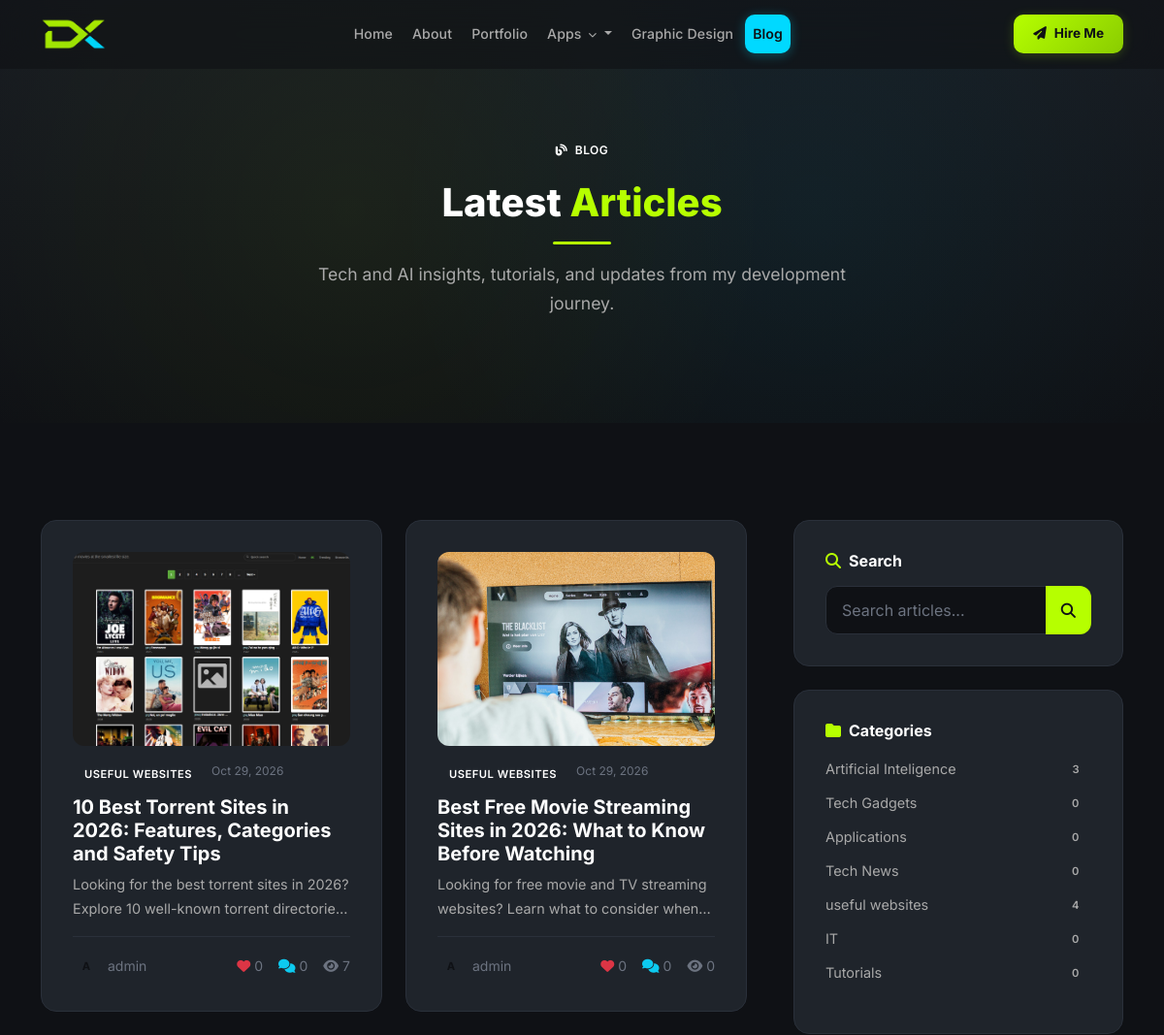
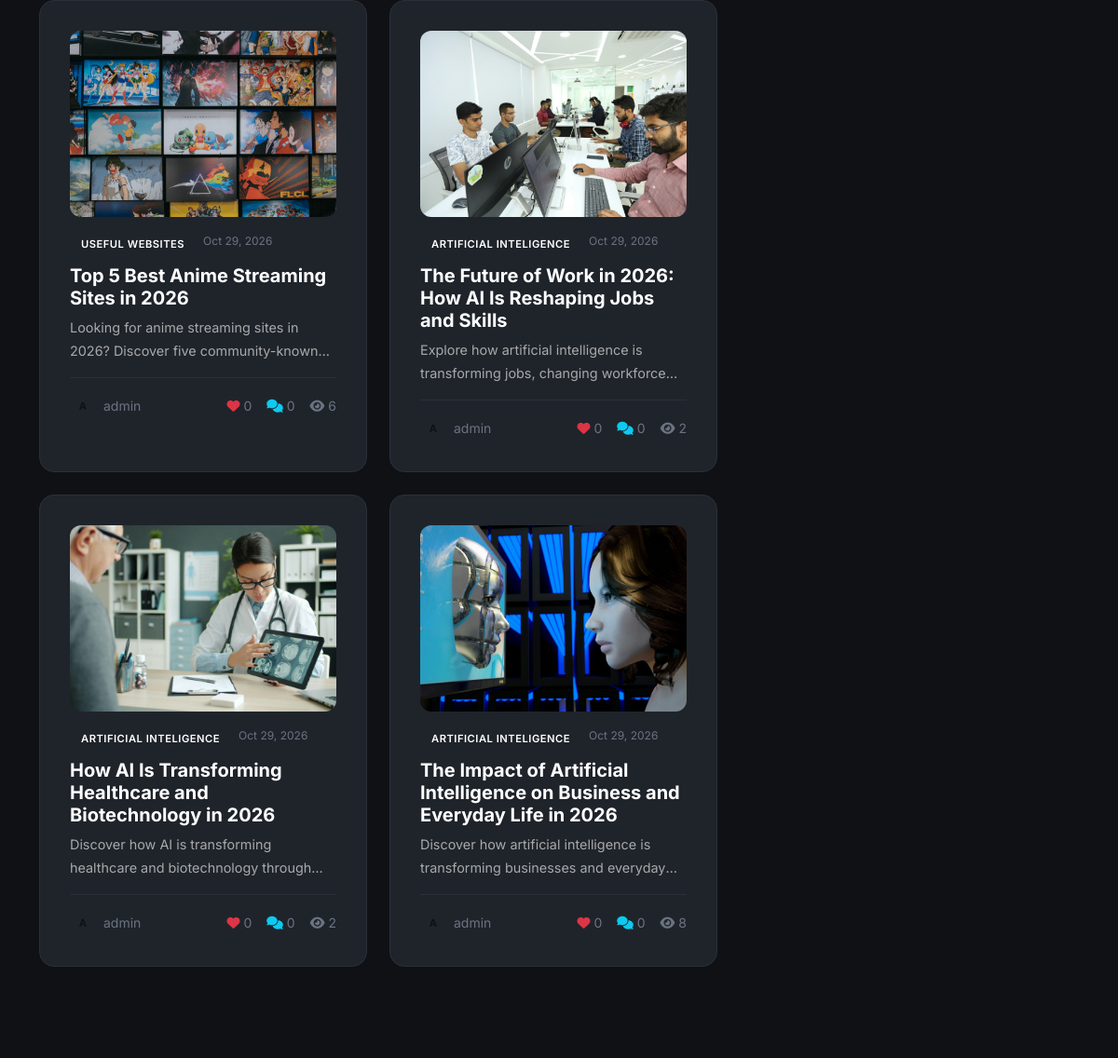
/blog/ (upper part), run on an earlier commit of the app's database (2 pictures, top to bottom).
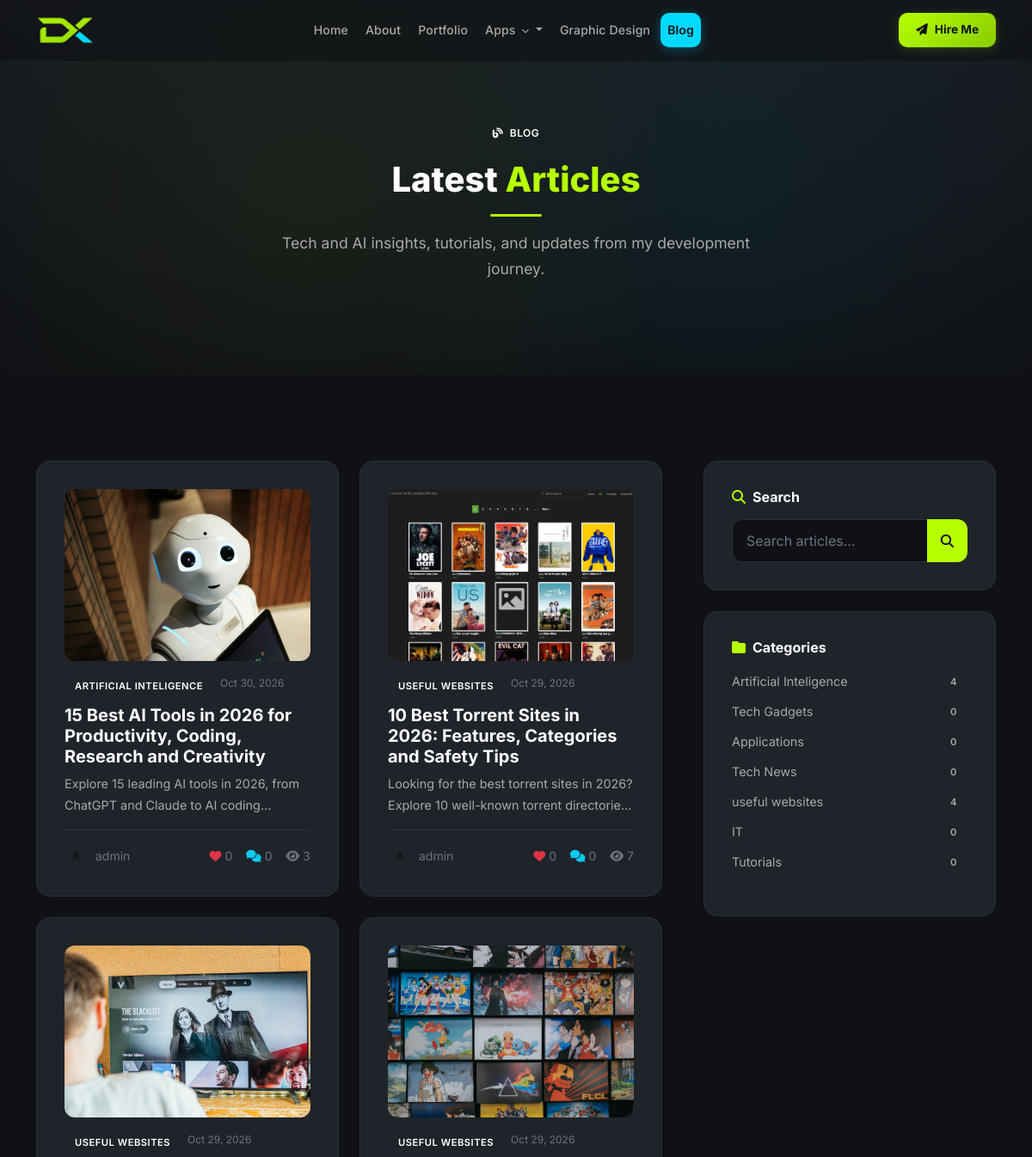
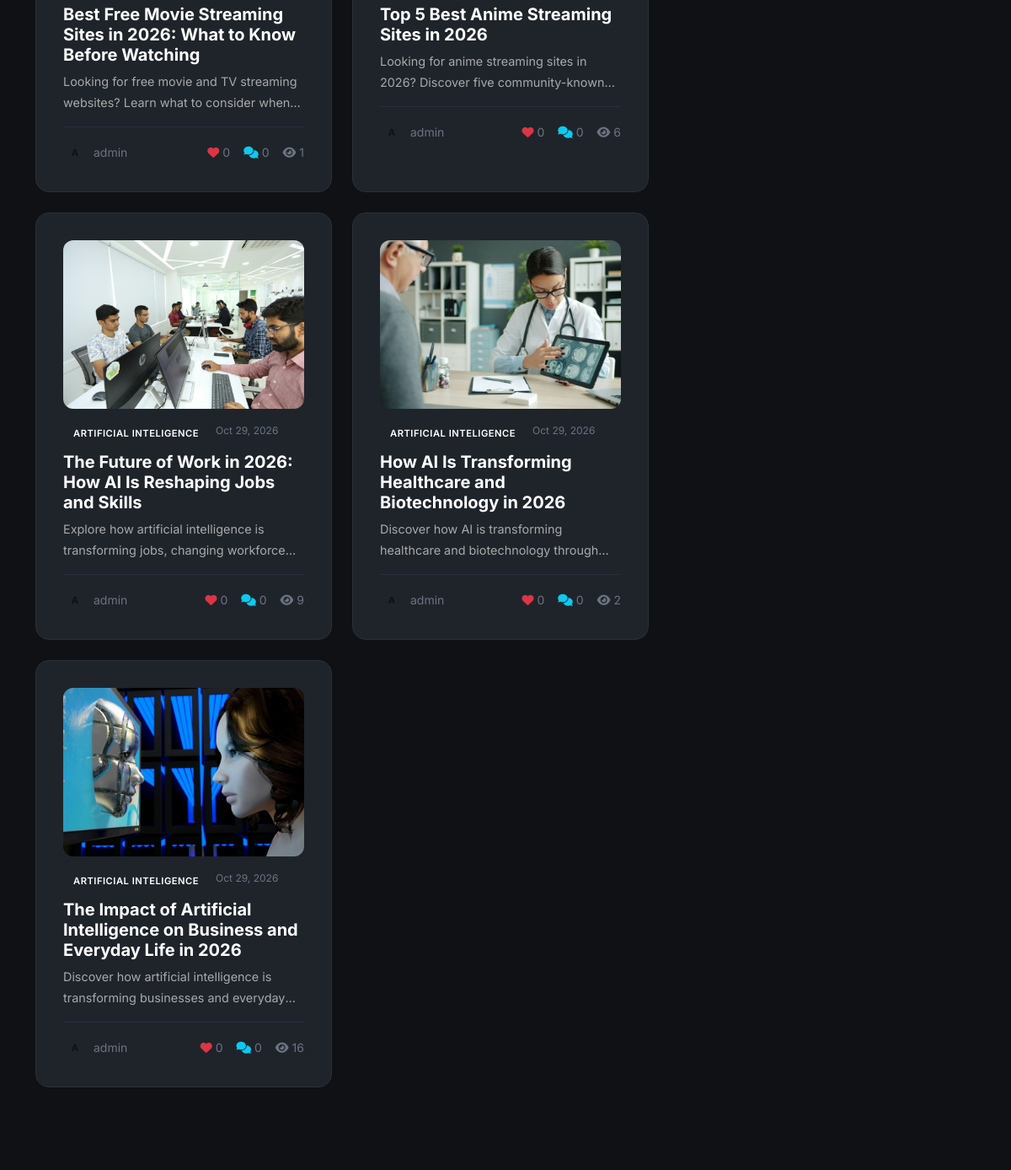
And on a later commit of the database (2 pictures, top to bottom).
### apps/blog/models.py (models this page shows, shortened)
class BlogPost(models.Model):
    STATUS_CHOICES = [
        ('draft', 'Draft'),
        ('published', 'Published'),
    ]
    title = models.CharField(max_length=300)
    slug = models.SlugField(max_length=300, unique=True)
    author = models.ForeignKey(settings.AUTH_USER_MODEL, on_delete=models.CASCADE, related_name='blog_posts')
    category = models.ForeignKey(BlogCategory, on_delete=models.SET_NULL, null=True, blank=True, related_name='posts')
    tags = models.ManyToManyField(Tag, blank=True, related_name='posts')
    featured_image = models.ImageField(upload_to='uploads/blog/', blank=True, null=True)
    excerpt = models.TextField(max_length=500, blank=True)
    content = models.TextField()
    status = models.CharField(max_length=20, choices=STATUS_CHOICES, default='draft')
    featured = models.BooleanField(default=False)
    is_recent = models.BooleanField(default=False, verbose_name='Show in Recent Articles')
    is_trending = models.BooleanField(default=False, verbose_name='Trending / Must Read')
    views_count = models.PositiveIntegerField(default=0)
    meta_title = models.CharField(max_length=200, blank=True)
    meta_description = models.TextField(blank=True)
    meta_keywords = models.TextField(blank=True)
    meta_og_title = models.CharField(max_length=200, blank=True)
    meta_og_description = models.TextField(blank=True)
    published_at = models.DateTimeField(blank=True, null=True)
    created_at = models.DateTimeField(auto_now_add=True)
    updated_at = models.DateTimeField(auto_now=True)
    class Meta:
        ordering = ['-published_at', '-created_at']
        verbose_name = 'Blog Post'
        verbose_name_plural = 'Blog Posts'
    def get_absolute_url(self):
        return reverse('blog:post_detail', kwargs={'slug': self.slug})
    @property
    def likes_count(self):
        return self.likes.count()
    @property
    def approved_comments_count(self):
        return self.comments.filter(is_approved=True).count()

class BlogCategory(models.Model):
    name = models.CharField(max_length=100)
    slug = models.SlugField(max_length=100, unique=True)
    description = models.TextField(blank=True)
    display_order = models.PositiveIntegerField(default=0)
    class Meta:
        ordering = ['display_order']
        verbose_name = 'Blog Category'
        verbose_name_plural = 'Blog Categories'

### apps/accounts/models.py (models this page shows, shortened)
class User(AbstractUser):
    email = models.EmailField(unique=True)
    bio = models.TextField(blank=True)
    avatar = models.ImageField(upload_to='avatars/', blank=True, null=True)
    job_title = models.CharField(max_length=200, blank=True)
    phone = models.CharField(max_length=20, blank=True)
    location = models.CharField(max_length=200, blank=True)
    website = models.URLField(blank=True)
    github = models.URLField(blank=True)
    linkedin = models.URLField(blank=True)
    twitter = models.URLField(blank=True)
    class Meta:
        verbose_name = 'User'
        verbose_name_plural = 'Users'

### apps/blog/views.py (the view)
# urls.py: path('', views.BlogListView.as_view(), name='post_list'),
class BlogListView(ListView):
    model = BlogPost
    template_name = 'blog/post_list.html'
    context_object_name = 'posts'
    paginate_by = 9
    def get_queryset(self):
        qs = BlogPost.objects.filter(status='published')
        category = self.request.GET.get('category')
        tag = self.request.GET.get('tag')
        search = self.request.GET.get('q')
        if category:
            qs = qs.filter(category__slug=category)
        if tag:
            qs = qs.filter(tags__slug=tag)
        if search:
            qs = qs.filter(title__icontains=search) | qs.filter(content__icontains=search)
        return qs.select_related('author', 'category').prefetch_related('tags')
    def get_context_data(self, **kwargs):
        context = super().get_context_data(**kwargs)
        context['categories'] = BlogCategory.objects.all()
        context['tags'] = Tag.objects.all()
        context['search_query'] = self.request.GET.get('q', '')
        context['current_category'] = self.request.GET.get('category', '')
        context['current_tag'] = self.request.GET.get('tag', '')
        return context

### apps/core/context_processors.py (called while the page is built)
def site_settings_context(request):
    try:
        settings = SiteSettings.load()
    except Exception:
        settings = None
    return {'site_settings': settings}

### apps/core/models.py (called while the page is built)
    @classmethod
    def load(cls):
        obj, created = cls.objects.get_or_create(pk=1)
        return obj

### templates/blog/post_list.html (shortened to what the changed rows need)
{% extends 'base.html' %}
{% load humanize %}
{% block content %}
<div class="page-header">
    <div class="container">
        <div class="row justify-content-center">
            <div class="col-lg-8 text-center" data-aos="fade-up">
                <h1 class="section-title">Latest <span class="accent">Articles</span></h1>
            </div>
        </div>
    </div>
</div>
<section class="section-padding">
    <div class="container">
        <div class="row g-5">
            <div class="col-lg-8">
                <div class="row g-4">
                    {% for post in posts %}
                    <div class="col-md-6" data-aos="fade-up" data-aos-delay="{{ forloop.counter0|divisibleby:2|yesno:'100,200' }}">
                        <div class="card-custom h-100 hover-lift">
                            {% if post.featured_image %}
                            <div style="height:200px;border-radius:var(--radius-md);overflow:hidden;margin-bottom:1rem;">
                                <img src="{{ post.featured_image.url }}" alt="{{ post.title }}" style="width:100%;height:100%;object-fit:cover;">
                            </div>
                            {% endif %}
                            <div class="d-flex flex-wrap gap-2 mb-2">
                                {% if post.category %}
                                <span class="badge-custom" style="font-size:0.7rem;">{{ post.category.name }}</span>
                                {% endif %}
                                <span style="color:var(--text-dim);font-size:0.75rem;">{{ post.published_at|date:"M d, Y" }}</span>
                            </div>
                            <h5 class="fw-bold mb-2"><a href="{{ post.get_absolute_url }}" style="color:var(--text-white);">{{ post.title }}</a></h5>
                            <p style="color:var(--text-muted);font-size:0.9rem;display:-webkit-box;-webkit-line-clamp:2;-webkit-box-orient:vertical;overflow:hidden;">{{ post.excerpt|default:post.content|truncatewords:25 }}</p>
                            <div class="d-flex flex-wrap justify-content-between align-items-center gap-2 mt-auto pt-3" style="border-top:1px solid var(--border-color);">
                                <div class="d-flex align-items-center gap-2">
                                    <div style="width:28px;height:28px;border-radius:50%;background:var(--accent);display:flex;align-items:center;justify-content:center;">
                                        <span style="color:var(--bg-primary);font-weight:700;font-size:0.7rem;">{{ post.author.first_name.0|default:post.author.username.0|upper }}</span>
                                    </div>
                                    <small style="color:var(--text-dim);">{{ post.author.get_short_name|default:post.author.username }}</small>
                                </div>
                                <div class="d-flex align-items-center gap-3">
                                    <small style="color:var(--text-dim);" title="Likes"><i class="fas fa-heart text-danger me-1"></i>{{ post.likes_count }}</small>
                                    <small style="color:var(--text-dim);" title="Comments"><i class="fas fa-comments text-info me-1"></i>{{ post.approved_comments_count }}</small>
                                    <small style="color:var(--text-dim);" title="Views"><i class="fas fa-eye me-1"></i>{{ post.views_count|intcomma }}</small>
                                </div>
                            </div>
                        </div>
                    </div>
                    {% endfor %}
                </div>
            </div>
            <div class="col-lg-4">
                {% if categories %}
                <div class="card-custom mb-4" data-aos="fade-left" data-aos-delay="100">
                    <ul class="list-unstyled">
                        {% for cat in categories %}
                        <li class="mb-2">
                            <a href="{% url 'blog:category_detail' cat.slug %}" class="d-flex justify-content-between align-items-center" style="color:var(--text-muted);font-size:0.9rem;">
                                <span>{{ cat.name }}</span>
                                <span class="badge-custom" style="font-size:0.7rem;">{{ cat.posts.count }}</span>
                            </a>
                        </li>
                        {% endfor %}
                    </ul>
                </div>
                {% endif %}
            </div>
        </div>
    </div>
</section>
{% endblock %}

What changed in the data, as far as the page shows it:
added BlogPost: featured_image (picture), category.name "ARTIFICIAL INTELIGENCE", published_at "Oct 30, 2026", title "15 Best AI Tools in 2026 for Productivity, Coding, Research and Creativity", excerpt "Explore 15 leading AI tools in 2026, from ChatGPT and Claude to AI…", author.get_short_name "admin", likes_count "0", approved_comments_count "0", views_count "3"
changed BlogPost "Best Free Movie Streaming Sites in 2026: What to Know Before Watching": views_count "0" → "1"
changed BlogPost "The Future of Work in 2026: How AI Is Reshaping Jobs and Skills": views_count "2" → "9"
changed BlogPost "The Impact of Artificial Intelligence on Business and Everyday Life in 2026": views_count "8" → "16"
computed for BlogCategory "Artificial Inteligence": posts.count "3" → "4"
